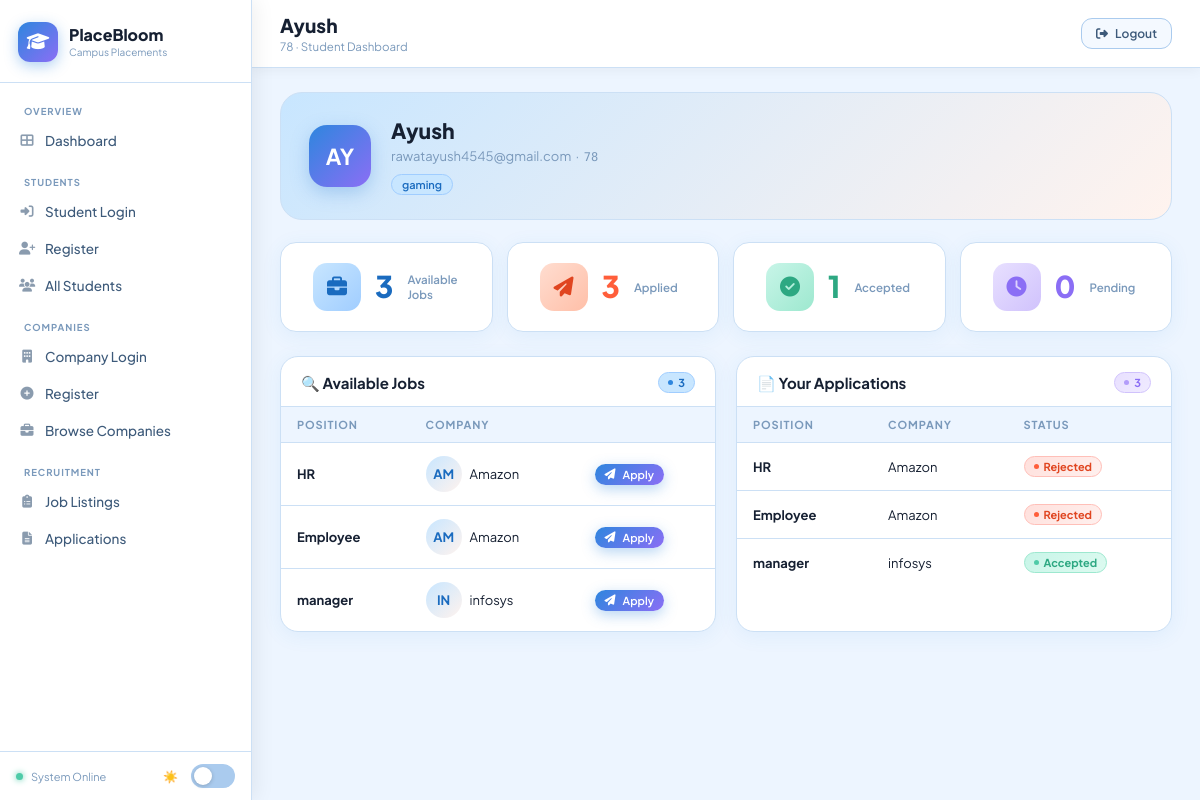
Page /student/dashboard/ (signed in) on the committed database.
### placement/models.py (models this page shows, shortened)
class Student(models.Model):
    student_id = models.AutoField(primary_key=True)
    name = models.CharField(max_length=120)
    roll_no = models.CharField(max_length=50, unique=True)
    email = models.EmailField(unique=True)
    phone = models.CharField(max_length=30, blank=True)
    password = models.CharField(max_length=128)
    profile_pic = models.URLField(blank=True)
    github = models.URLField(blank=True)
    linkedin = models.URLField(blank=True)
    resume = models.URLField(blank=True)
    skills = models.TextField(blank=True)

class Job(models.Model):
    job_id = models.AutoField(primary_key=True)
    company = models.ForeignKey(Company, on_delete=models.CASCADE, related_name='jobs')
    section = models.ForeignKey(PlacementSection, on_delete=models.SET_NULL, null=True, blank=True, related_name='jobs')
    position = models.CharField(max_length=120)
    description = models.TextField(blank=True)
    max_applicants = models.PositiveIntegerField(default=100)
    pay_rate = models.CharField(max_length=80, blank=True)
    post_date = models.DateField(auto_now_add=True)

class Company(models.Model):
    company_id = models.AutoField(primary_key=True)
    name = models.CharField(max_length=150)
    description = models.TextField(blank=True)
    website_link = models.URLField(blank=True)
    location = models.CharField(max_length=120, blank=True)
    password = models.CharField(max_length=128, blank=True)

class Application(models.Model):
    app_id = models.AutoField(primary_key=True)
    student = models.ForeignKey(Student, on_delete=models.CASCADE, related_name='applications')
    job = models.ForeignKey(Job, on_delete=models.CASCADE, related_name='applications')
    status = models.CharField(max_length=60, default='pending')
    applied_at = models.DateTimeField(auto_now_add=True)

### placement/views.py (the view)
# urls.py: path('student/dashboard/', views.student_dashboard, name='student_dashboard'),
def student_dashboard(request):
    sid = request.session.get('student_id')
    if not sid:
        return redirect('placement:student_login')
    student = get_object_or_404(Student, student_id=sid)
    jobs = Job.objects.select_related('company').all()
    applications = Application.objects.filter(student=student).select_related('job')
    total_applied = applications.count()
    accepted_count = applications.filter(status='accepted').count()
    pending_count = applications.filter(status='pending').count()
    rejected_count = applications.filter(status='rejected').count()
    return render(request, 'placement/student_dashboard.html', {
        'student': student,
        'jobs': jobs,
        'applications': applications,
        'total_applied': total_applied,
        'accepted_count': accepted_count,
        'pending_count': pending_count,
        'rejected_count': rejected_count,
    })

### placement/templates/placement/student_dashboard.html (shortened to what this page needs)
{% extends 'placement/base.html' %}
{% block page_title %}{{ student.name }}{% endblock %}
{% block page_sub %}{{ student.roll_no }} · Student Dashboard{% endblock %}
{% block topbar_right %}<a href="{% url 'placement:logout' %}" class="btn btn-ghost btn-sm"><i class="fas fa-sign-out-alt"></i> Logout</a>{% endblock %}
{% block content %}
<div style="background:linear-gradient(135deg,var(--sky),var(--peach));border-radius:22px;padding:24px 28px;margin-bottom:22px;border:1.5px solid var(--border);display:flex;align-items:center;gap:20px;flex-wrap:wrap;">
  <div class="av av-lg" style="background:linear-gradient(135deg,var(--blue),var(--lav2));color:#fff;box-shadow:0 6px 18px rgba(74,144,217,.35);">{{ student.name|slice:":2"|upper }}</div>
  <div style="flex:1;min-width:0;">
    <div style="font-size:21px;font-weight:800;margin-bottom:4px;color:var(--text);">{{ student.name }}</div>
    <div class="muted sm">{{ student.email }} &nbsp;·&nbsp; <span class="mono">{{ student.roll_no }}</span></div>
    {% if student.skills %}<div style="margin-top:10px;display:flex;flex-wrap:wrap;gap:6px;">{% for sk in student.skills.split %}<span class="pill">{{ sk }}</span>{% endfor %}</div>{% endif %}
  </div>
</div>
<div class="stats">
  <div class="stat stat-blue"><div class="stat-blob"></div><div class="stat-icon"><i class="fas fa-briefcase"></i></div><div class="stat-val">{{ jobs.count }}</div><div class="stat-lbl">Available Jobs</div></div>
  <div class="stat stat-peach"><div class="stat-blob"></div><div class="stat-icon"><i class="fas fa-paper-plane"></i></div><div class="stat-val">{{ total_applied }}</div><div class="stat-lbl">Applied</div></div>
  <div class="stat stat-mint"><div class="stat-blob"></div><div class="stat-icon"><i class="fas fa-check-circle"></i></div><div class="stat-val">{{ accepted_count }}</div><div class="stat-lbl">Accepted</div></div>
  <div class="stat stat-lav"><div class="stat-blob"></div><div class="stat-icon"><i class="fas fa-clock"></i></div><div class="stat-val">{{ pending_count }}</div><div class="stat-lbl">Pending</div></div>
</div>
<div class="g2c">
  <div class="card">
    <div class="card-head"><span class="card-title">🔍 Available Jobs</span><span class="badge badge-blue">{{ jobs.count }}</span></div>
    {% if jobs %}
    <div class="tbl-wrap"><table>
      <thead><tr><th>Position</th><th>Company</th><th></th></tr></thead>
      <tbody>{% for job in jobs %}<tr>
        <td><div class="fw7 sm">{{ job.position }}</div>{% if job.section %}<div class="xs muted">{{ job.section.section_name }}</div>{% endif %}</td>
        <td><div class="flex aic g2"><div class="av av-sm" style="background:linear-gradient(135deg,var(--sky),var(--peach));color:var(--blue2);">{{ job.company.name|slice:":2"|upper }}</div><span class="sm">{{ job.company.name }}</span></div></td>
        <td><a href="{% url 'placement:application_create_job' job.job_id %}" class="btn btn-primary btn-xs"><i class="fas fa-paper-plane"></i> Apply</a></td>
      </tr>{% endfor %}</tbody>
    </table></div>
    {% else %}<div class="empty"><i class="fas fa-briefcase"></i><p>No jobs available yet.</p></div>{% endif %}
  </div>
  <div class="card">
    <div class="card-head"><span class="card-title">📄 Your Applications</span><span class="badge badge-lav">{{ total_applied }}</span></div>
    {% if applications %}
    <div class="tbl-wrap"><table>
      <thead><tr><th>Position</th><th>Company</th><th>Status</th></tr></thead>
      <tbody>{% for app in applications %}<tr>
        <td class="fw7 sm">{{ app.job.position }}</td>
        <td class="sm">{{ app.job.company.name }}</td>
        <td>{% if app.status == 'accepted' %}<span class="badge badge-accepted">Accepted</span>{% elif app.status == 'rejected' %}<span class="badge badge-rejected">Rejected</span>{% else %}<span class="badge badge-pending">Pending</span>{% endif %}</td>
      </tr>{% endfor %}</tbody>
    </table></div>
    {% else %}<div class="empty"><i class="fas fa-file-alt"></i><p>No applications yet.</p></div>{% endif %}
  </div>
</div>
{% endblock %}

### rows in the picture
Student: name "Ayush", roll_no "78", name "AY", email "rawatayush4545@gmail.com", split "gaming"
Job: position "HR", company.name "AM", company.name "Amazon"
Job: position "Employee", company.name "AM", company.name "Amazon"
Job: position "manager", company.name "IN", company.name "infosys"
Application: job.position "HR", job.company.name "Amazon", status "Rejected"
Application: job.position "Employee", job.company.name "Amazon", status "Rejected"
Application: job.position "manager", job.company.name "infosys", status "Accepted"

### other values in the picture
{{ jobs.count }} "3"
{{ total_applied }} "3"
{{ accepted_count }} "1"
{{ pending_count }} "0"
